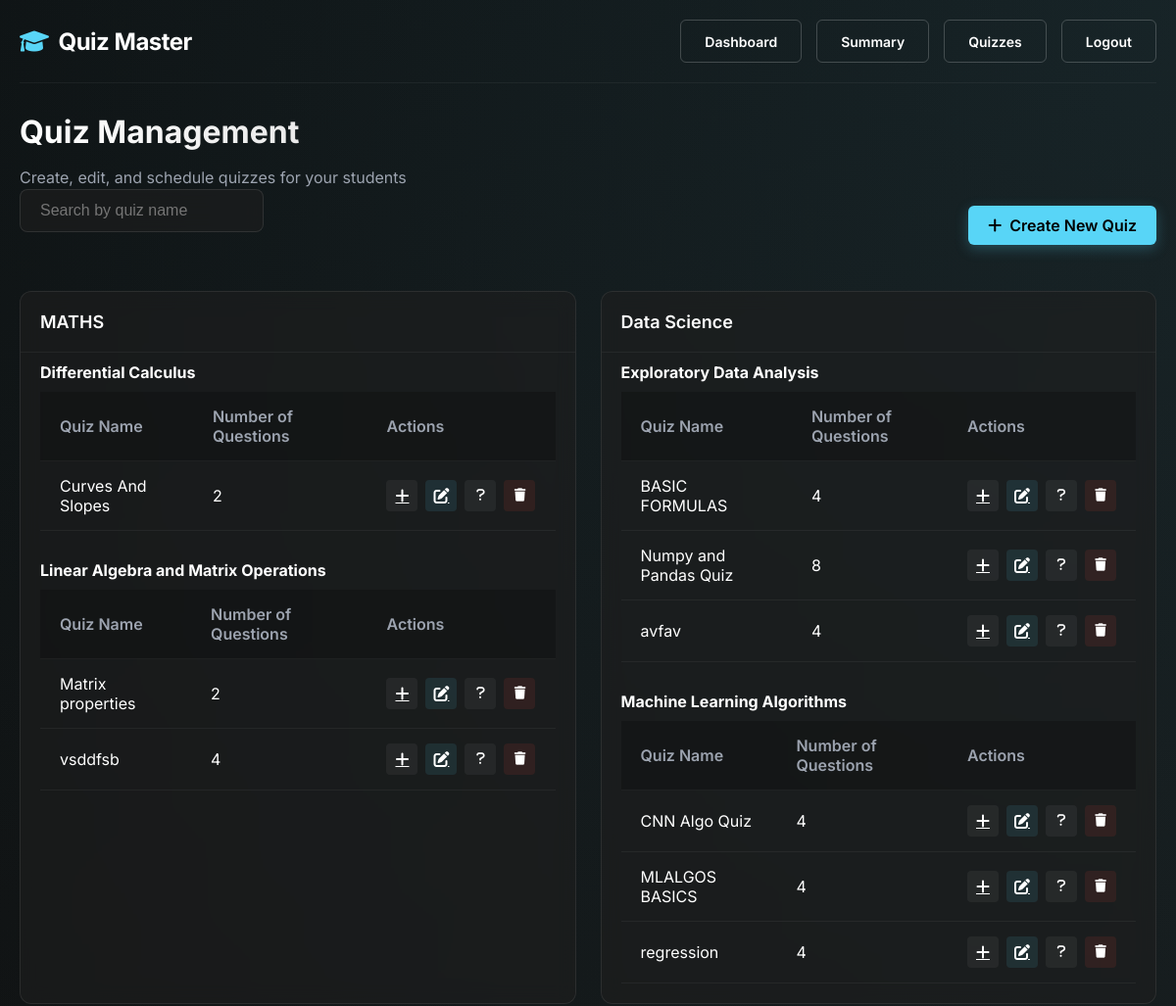
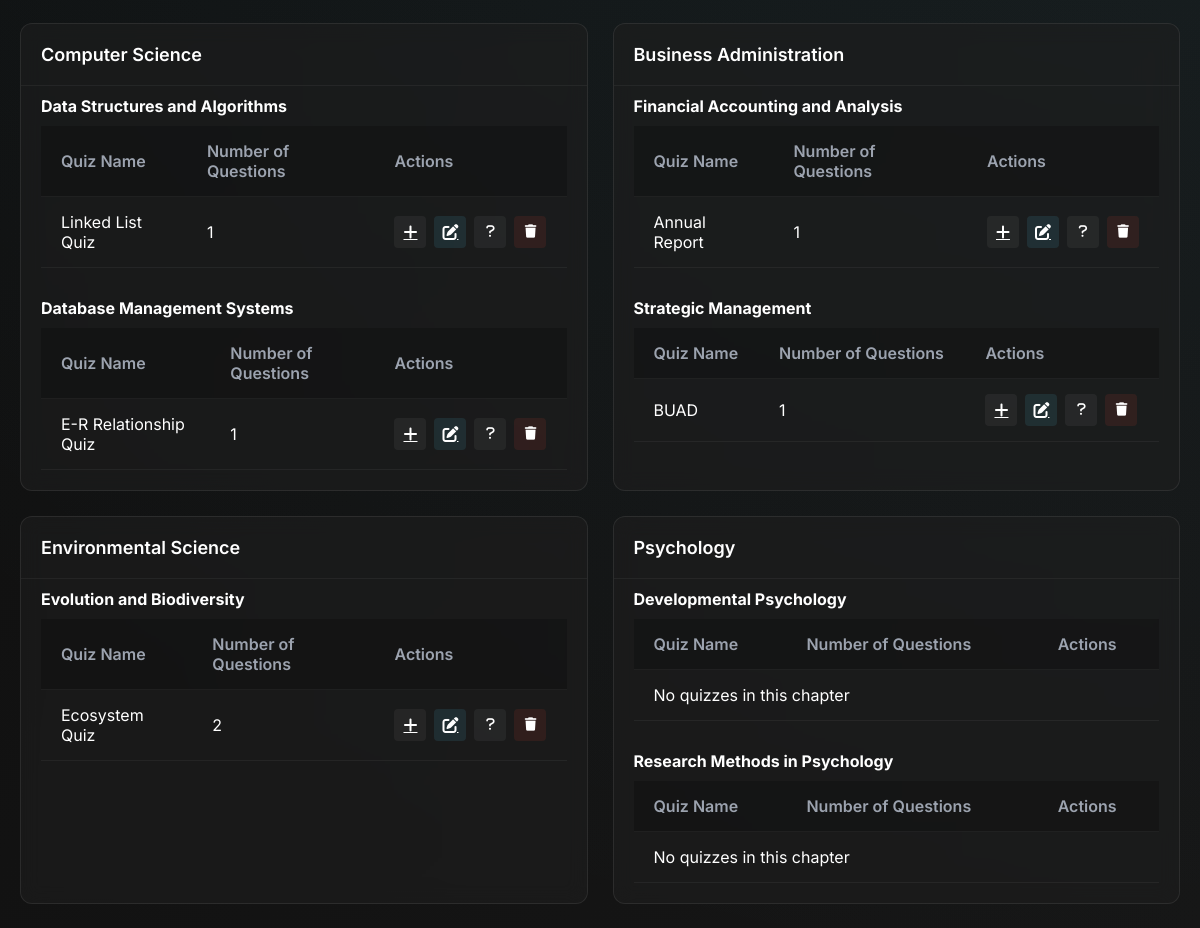
Before: /admin/quiz_management (signed in, upper part) with the older database file (2 pictures, top to bottom).
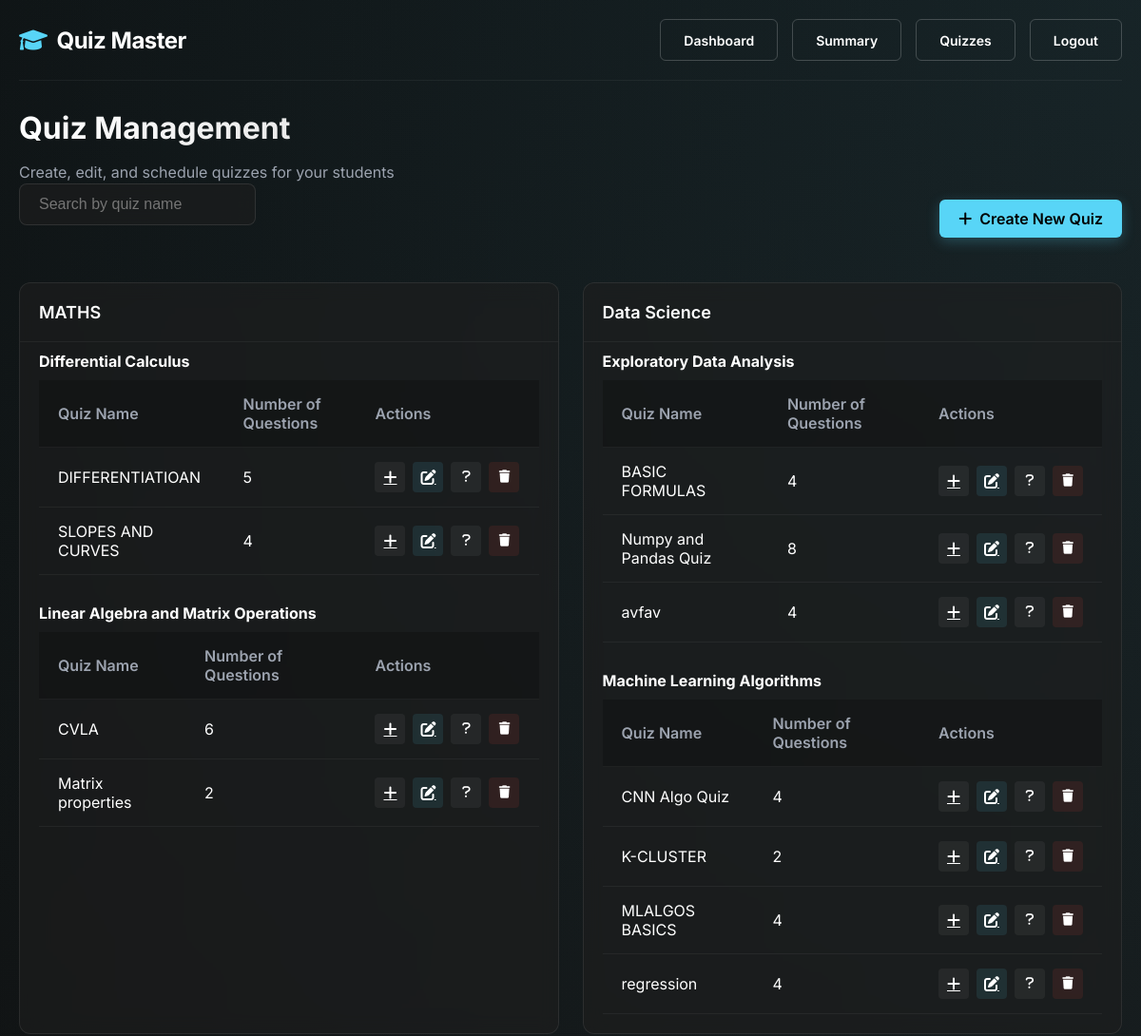
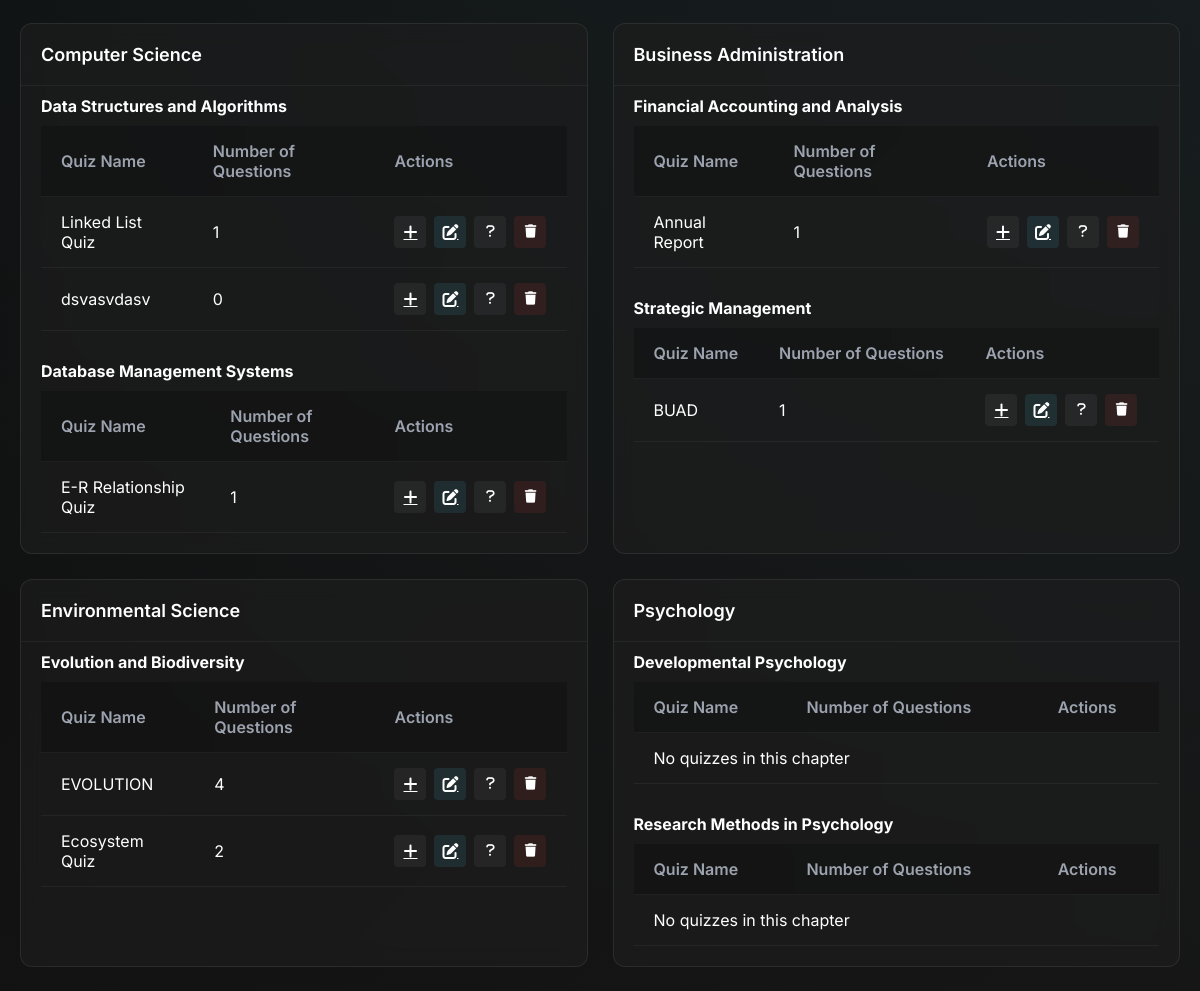
After: the same page with the newer database file (2 pictures, top to bottom).
### models.py (models this page shows, shortened)
class Subject(db.Model):
    __tablename__ = 'subjects'
    id = db.Column(db.Integer, primary_key=True)
    name = db.Column(db.String(100), nullable=False, index=True)
    description = db.Column(db.Text)
    code = db.Column(db.String(20), unique=True)
    image_path = db.Column(db.String(200))
    is_active = db.Column(db.Boolean, default=True)
    created_at = db.Column(db.DateTime, default=datetime.utcnow)
    chapters = db.relationship('Chapter', backref='subject', cascade="all, delete-orphan", lazy=True)
    user_performances = db.relationship('UserStrength', backref='subject', lazy='dynamic')

class Chapter(db.Model):
    __tablename__ = 'chapters'
    id = db.Column(db.Integer, primary_key=True)
    name = db.Column(db.String(100), nullable=False, index=True)
    subject_id = db.Column(db.Integer, db.ForeignKey('subjects.id'), nullable=False)
    description = db.Column(db.Text)
    seq_num = db.Column(db.Integer, default=0)  # For ordering chapters
    is_active = db.Column(db.Boolean, default=True)
    created_at = db.Column(db.DateTime, default=datetime.utcnow)
    quizzes = db.relationship('Quiz', backref='chapter', cascade="all, delete-orphan", lazy=True)
    user_performances = db.relationship('UserStrength', backref='chapter', lazy='dynamic')

class Quiz(db.Model):
    __tablename__ = 'quizzes'
    id = db.Column(db.Integer, primary_key=True)
    name = db.Column(db.String(120), nullable=False, index=True)
    chapter_id = db.Column(db.Integer, db.ForeignKey('chapters.id'), nullable=False)
    description = db.Column(db.Text)
    instructions = db.Column(db.Text)
    quiz_type = db.Column(db.String(20), default="assessment")
    passing_score = db.Column(db.Float, default=0.0)  # Minimum score to pass
    allow_retake = db.Column(db.Boolean, default=True)
    max_attempts = db.Column(db.Integer, default=1)  # 0 means unlimited
    show_answers = db.Column(db.Boolean, default=True)  # Show correct answers after quiz
    randomize_questions = db.Column(db.Boolean, default=False)
    date_of_quiz = db.Column(db.Date)
    time_duration = db.Column(db.Integer)  # Duration in minutes
    start_time = db.Column(db.DateTime, index=True)
    end_time = db.Column(db.DateTime, index=True)
    is_active = db.Column(db.Boolean, default=True)
    created_at = db.Column(db.DateTime, default=datetime.utcnow)
    created_by = db.Column(db.Integer, db.ForeignKey('users.id'))
    questions = db.relationship('Question', backref='quiz', cascade="all, delete-orphan", lazy=True)
    scores = db.relationship('Score', backref='quiz', cascade="all, delete-orphan", lazy=True)
    tags = db.relationship('QuizTag', backref='quiz', cascade="all, delete-orphan", lazy=True)
    creator = db.relationship('User', foreign_keys=[created_by], backref='created_quizzes')

### routes.py (the view)
@app_routes.route("/admin/quiz_management")
def quiz_management():
    if session.get("role") != "admin":
        flash("Access denied! Admins only.", "danger")
        return redirect(url_for("app_routes.login"))
    try:
        subjects = Subject.query.options(
            joinedload(Subject.chapters)
            .joinedload(Chapter.quizzes)
            .joinedload(Quiz.questions)
        ).all()
        return render_template("quiz_management.html", subjects=subjects)
    except Exception as e:
        flash(f"Error loading quiz management: {str(e)}", "danger")
        return redirect(url_for("app_routes.admin_dashboard"))

### routes.py (called while the page is built)
@app_routes.context_processor
def inject_responsive_elements():
    is_mobile = request.user_agent.platform in ['android', 'iphone'] or \
                'mobile' in request.user_agent.string.lower()
    return {
        'is_mobile': is_mobile,
        'current_year': datetime.now().year
    }  # Fixed: Added missing closing brace

### templates/admin/quiz_management.html (shortened to what this page needs)
{% extends "base.html" %}
{% block content %}
<div class="management-header">
    <h1 class="management-title">Quiz Management</h1>
    <p class="management-subtitle">Create, edit, and schedule quizzes for your students</p>
</div>
<div class="action-container">
    <div class="search-container">
        <input id="quizSearch" class="search-box" type="search" placeholder="Search by quiz name">
    </div>
    <a href="{{ url_for('app_routes.add_quiz') }}" class="action-btn">
        <i class="fas fa-plus"></i> Create New Quiz
    </a>
</div>
{% if subjects %}
<div class="subjects-grid">
    {% for subject in subjects %}
    <div class="data-card" data-subject-name="{{ subject.name | lower }}">
        <div class="card-header">
            <h2 class="card-title">{{ subject.name }}</h2>
        </div>
        <div class="card-content">
            {% for chapter in subject.chapters %}
            <div class="chapter-section">
                <h4>{{ chapter.name }}</h4>
                <table class="quiz-table">
                    <thead>
                        <tr>
                            <th>Quiz Name</th>
                            <th>Number of Questions</th>
                            <th>Actions</th>
                        </tr>
                    </thead>
                    <tbody>
                        {% for quiz in chapter.quizzes %}
                        <tr class="quiz-row" data-quiz-name="{{ quiz.name.lower() }}">
                            <td>{{ quiz.name }}</td>
                            <td>{{ quiz.questions|length }}</td>
                            <td>
                                <div class="quiz-actions">
                                    <a href="{{ url_for('app_routes.add_question', quiz_id=quiz.id) }}" class="btn-icon" title="Add Question">
                                        <i class="fas fa-plus"></i>
                                    </a>
                                    <a href="{{ url_for('app_routes.edit_quiz', quiz_id=quiz.id) }}" class="btn-icon btn-edit" title="Edit Quiz">
                                        <i class="fas fa-edit"></i>
                                    </a>
                                    <div class="dropdown d-inline-block">
                                        <button class="btn-icon dropdown-toggle question-toggle" type="button" id="questionsDropdown{{ quiz.id }}"
                                                title="Toggle Questions (Press '?' or Click)">
                                            <i class="fas fa-question"></i>
                                        </button>
                                    </div>
                                    <form method="POST" action="{{ url_for('app_routes.delete_quiz', quiz_id=quiz.id) }}" style="display:inline;">
                                        <button type="submit" class="btn-icon btn-delete" title="Delete Quiz"
                                                onclick="return confirm('Are you sure you want to delete this quiz?');">
                                            <i class="fas fa-trash"></i>
                                        </button>
                                    </form>
                                </div>
                            </td>
                        </tr>
                        {% else %}
                        <tr>
                            <td colspan="3">No quizzes in this chapter</td>
                        </tr>
                        {% endfor %}
                    </tbody>
                </table>
            </div>
            {% else %}
            <p style="padding: 20px;">No chapters in this subject</p>
            {% endfor %}
        </div>
    </div>
    {% endfor %}
</div>
{% else %}
<div class="empty-state">
    <div class="empty-icon">📋</div>
    <p>No subjects available. Please add a subject first.</p>
</div>
{% endif %}
{% endblock %}

Changed rows visible on the page:
removed Quiz: name "Curves And Slopes", questions|length "2", shown under Chapter "Differential Calculus"
removed Quiz: name "vsddfsb", questions|length "4", shown under Chapter "Linear Algebra and Matrix Operations"
added Quiz: name "DIFFERENTIATIOAN", questions|length "5", shown under Chapter "Differential Calculus"
added Quiz: name "SLOPES AND CURVES", questions|length "4", shown under Chapter "Differential Calculus"
added Quiz: name "CVLA", questions|length "6", shown under Chapter "Linear Algebra and Matrix Operations"
added Quiz: name "K-CLUSTER", questions|length "2", shown under Chapter "Machine Learning Algorithms"
added Quiz: name "dsvasvdasv", questions|length "0", shown under Chapter "Data Structures and Algorithms"
added Quiz: name "EVOLUTION", questions|length "4", shown under Chapter "Evolution and Biodiversity"
